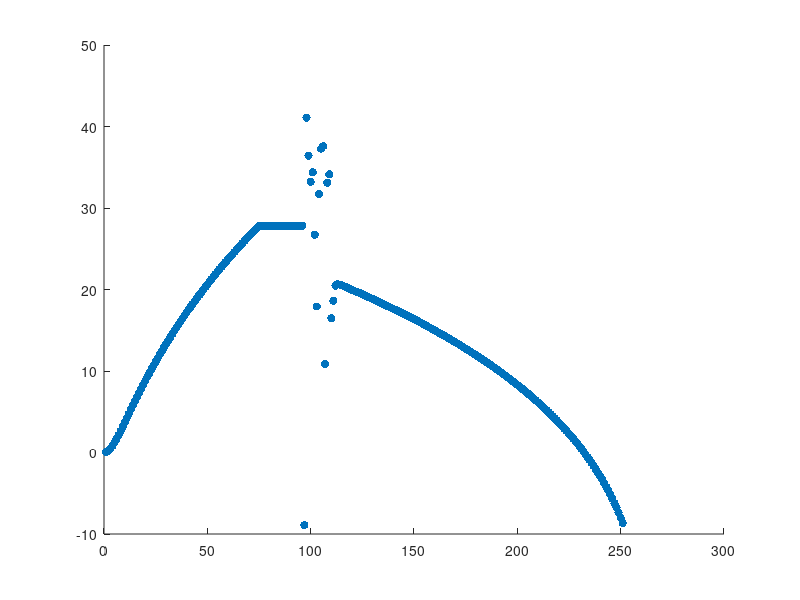

The MATLAB source for this figure:
%% Vertical Balloon Dynamics Script (hardcoded inputs)
% 07.18.17


clc; clear;

%Hard-coded function variables
realCD = .47;           %coefficient of drag, []
BMass = 200;            %Mass of balloon, [kg]
PMass = 50;             %Mass of payload, [kg]
GVol = 200;             %Volume of Gas (initial), [m^3]

%Variables and Constants
z = 1;                  %initial altitude, [m]
dz = 0;                 %initial change in altitude
vol = GVol;             %the initial balloon volume is equal to the amount of air pumped in, [m^3]
dVol = 0;               %the change of the volume is initally 0
r = 287;                %gas constant, [J/(kgK)]  
Mb = 4.0026;            %molecular weight of the balloon gas (Helium)
p = 101325;             %Inital atmospheric pressure [Pa] or [kg/ms^2]
temp = 15;              %Initial temperature, [C]
tempK = temp + 273.15;  %Temperature, [K]
RhoA = p/(287*tempK);   %Density of air [kg/m^3]
Wg = Mb*p*vol/(r*tempK);%Weight of gas
Wf = BMass*0.0098;      %Weight of the balloon, [Newtons] (Bmass is in grams)
Wp = PMass*0.0098;      %Weight of the payload, [Newtons] (PMass is in grams)
cb = 0.55;              %Apparent additional mass coefficient for balloons (based on a study from UMich in 1995)
g = 9.81;               %Acceleration caused by gravity [m/s^2]
dt = 1;                 %timestep intialization
radius = ((3/(4*pi))*vol)^(1/3); % [meters]

%Duration of float mode (GUI input -- get string)
float_dur = 22; % [s]

%Ascent/Float/Descent Timestep Intervals (modify structure based on power control??)
start_asc = 1;                  %ascending
stop_asc = 75;                  %ascending

start_fl = stop_asc;            %float    
stop_fl = start_fl + float_dur; %float

start_dec = stop_fl;            %descending
stop_dec = start_dec + 154;     %descending


%---- ASCENT ----
for t_asc = start_asc:stop_asc
    
    
    oldTemp = temp;
    oldTempK = tempK; % https://www.grc.nasa.gov/www/k-12/airplane/atmosmet.html
    
    %Atmospheric parameters
    if (z <= 11000)                     %Meters (Troposhpere)
        temp = 15.04 - 0.00649*z; 
        tempK = temp + 273.15;
        p = 101.29*((temp+273.1)/(288.08)).^5.256;
    elseif (z > 11000 && z < 25000)     %Meters (Lower Stratosphere)
        temp = -56.46;
        tempK = temp + 273.15;
        p = 22.65*exp(1.73-0.000157*z);
    else                                %Upper Stratosphere
        temp = -131.21 + 0.00299*z; 
        tempK = temp + 273.15;
        p = 2.488 * ((temp+273.1)/216.6)^-11.388;
    end

    dTemp = abs(temp - oldTemp);
    dTempK = abs(tempK - oldTempK); 
    
    RhoA = (p/(.2869*(temp+273.1)))*9.81; %Density of Air, needs to be updated for new temperature
    Wg = Mb.*p.*vol/(r.*tempK); %Weight of the gas, needs to be updated for the new temperature
    
    radius = ((3/(4*pi))*vol).^(1/3);
    Ca = pi*radius.^2;   
    
    %Differential Equation Constants
    A = (Wp + Wf + Wg + cb.*p.*vol); 
    B = (1/2*g * realCD * RhoA * Ca); 
    C = (RhoA*vol - Wg - Wp - Wf);
    
    old_z = z;
    
    %Altitude Array
    z = (A/C).*log(cosh( (sqrt(B).*sqrt(C).*t_asc)/A) );
    z_array(t_asc) = z;
    
    dz = z - old_z;  %Change in altitude from the last second
    
    %Change in Volume, New Volume
    dVol = (r/(p*Mb))*(Wg*dTempK/dt)*dt + (RhoA/p)*(vol)*dz;
    vol = vol + dVol; 
    
    
end


%---- FLOAT ----
last_asc_idx = t_asc;                 %get value of the "balloon" at the last time step
float_alt = z_array(last_asc_idx);    %set float_alt to value at end of ascent

%Loop through timestep and set as constant float_alt
for t = start_fl:stop_fl
    z = float_alt;
    z_array(t) = z;
end


%---- DESCENT ----
for t = start_dec:stop_dec
    
    
    oldTemp = temp;
    oldTempK = tempK; % https://www.grc.nasa.gov/www/k-12/airplane/atmosmet.html
    
    %Altitude Parameters
    if (z <= 11000)                     %Meters (Troposhpere)
        temp = 15.04 - 0.00649*z; 
        tempK = temp + 273.15;
        p = 101.29*((temp+273.1)/(288.08))^5.256;  
    elseif (z > 11000 && z < 25000)     %Meters (Lower Stratosphere)
        temp = -56.46;
        tempK = temp + 273.15;
        p = 22.65*exp(1.73-0.000157*z);
    else                                %Upper Stratosphere
        temp = -131.21 + 0.00299*z; 
        tempK = temp + 273.15;
        p = 2.488 * ((temp+273.1)/216.6)^-11.388;
    end

    %Change in temperature
    dTemp = abs(temp - oldTemp);
    dTempK = abs(tempK - oldTempK); 
    
    RhoA = (p/(.2869*(temp+273.1)))*9.81; %Density of air, needs to be updated for the new temperature
    Wg = Mb*p*vol/(r*tempK); %Weight of the gas, needs to be updated for the new temperature
    
    radius = ((3/(4*pi))*vol)^(1/3);
    Ca = pi*radius^2;   
    
    %Differential Equation Constants
    A = (Wp + Wf + Wg + cb*p*vol); 
    B = (1/2*g * realCD * RhoA * Ca); 
    C = abs((RhoA*vol - Wg - Wp - Wf)); % As the balloon descends, volume decreases which causes this term to be negative: abs() added
    
    old_z = z;    

    %Altitude Array
    z = float_alt-(A/C)*log(cosh( (sqrt(B)*sqrt(C)*t)/A) ); %added the float_alt constant out front
    z_array(t) = z;
 
    dz = z - old_z; %this is the change in altitude from the last second
    
    %Change in Volume
    dVol= (r/(p*Mb))*(Wg*dTempK/dt)*dt + (RhoA/p)*(vol)*dz;
    vol = vol + dVol; 
    
end

%{
%Scatter plot for Altitude
t = 1:length(z_array);
scatter(t,z_array,'filled');
%}


%Scatter plot for real component (just a working hack for now)
t = 1:length(z_array);
realz_array = real(z_array);
scatter(t,realz_array,'filled');

